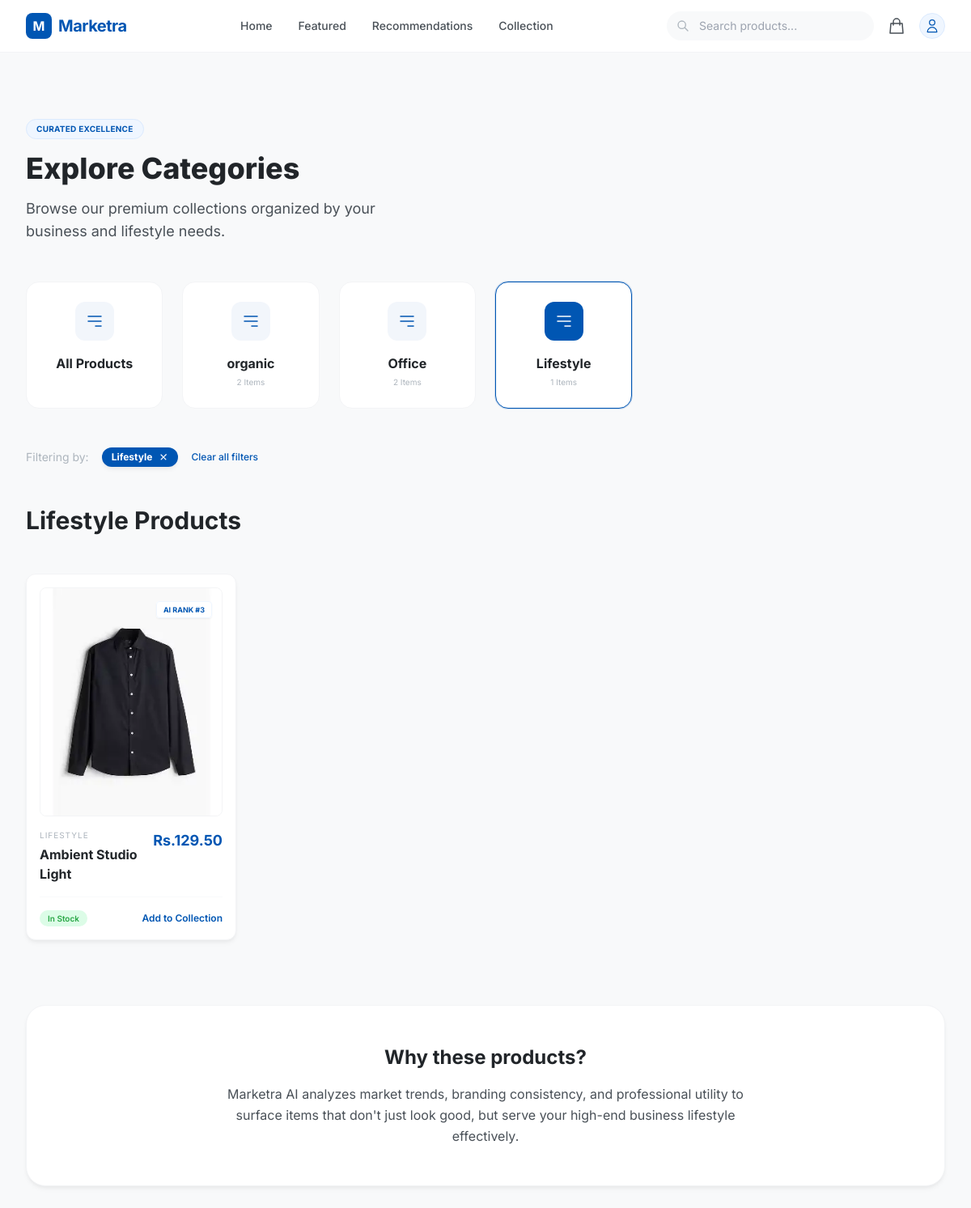
/featured/?category=3 (signed in), run on the app's committed database.
### marketra/models.py (models this page shows, shortened)
class Category(models.Model):
    name = models.CharField(max_length=100)
    slug = models.SlugField(unique=True)
    description = models.TextField(blank=True)
    class Meta:
        verbose_name_plural = "Categories"

class Product(models.Model):
    name = models.CharField(max_length=200)
    category = models.ForeignKey(Category, on_delete=models.CASCADE, related_name='products', null=True, blank=True)
    price = models.DecimalField(max_digits=10, decimal_places=2)
    description = models.TextField(blank=True)
    stock_status = models.CharField(max_length=50, default='In Stock')
    ai_rank = models.IntegerField(default=0)
    is_featured = models.BooleanField(default=False)
    created_at = models.DateTimeField(auto_now_add=True)
    image_url = models.URLField(blank=True, null=True)
    image = models.ImageField(upload_to='products/', blank=True, null=True)

### marketra/views.py (the view)
# urls.py: path('featured/', views.featured_view, name='featured'),
def featured_view(request):
    categories = Category.objects.all()
    selected_category_id = request.GET.get('category')
    selected_category = None
    if selected_category_id:
        selected_category = get_object_or_404(Category, id=selected_category_id)
        featured_products = Product.objects.filter(category=selected_category).order_by('ai_rank')
    else:
        featured_products = Product.objects.filter(is_featured=True).order_by('ai_rank')
        if not featured_products.exists():
            featured_products = Product.objects.all().order_by('ai_rank')[:12]
    collection_ids = request.session.get('collection', [])
    context = {
        'categories': categories,
        'featured_products': featured_products,
        'selected_category': selected_category,
        'collection_count': len(collection_ids),
        'collection_ids': collection_ids,
    }
    return render(request, 'marketra/featured.html', context)

### marketra/templates/marketra/featured.html (shortened to what this page needs)
{% extends 'marketra/base.html' %}
{% load static %}
{% block content %}
<section class="section-grey min-h-screen py-20">
    <div class="max-w-7xl mx-auto px-4 sm:px-6 lg:px-8">
        <div class="flex flex-col md:flex-row justify-between items-end mb-12">
            <div>
                <span class="inline-block py-1 px-3 rounded-full bg-blue-50 text-primary text-[10px] font-bold mb-4 tracking-wide uppercase border border-blue-100">
                    Curated Excellence
                </span>
                <h2 class="text-4xl font-extrabold mb-4">Explore Categories</h2>
                <p class="text-text-medium max-w-lg text-lg">
                    Browse our premium collections organized by your business and lifestyle needs.
                </p>
            </div>
        </div>
        <div class="grid grid-cols-2 md:grid-cols-4 lg:grid-cols-6 gap-6 mb-12">
            <a href="{% url 'marketra:featured' %}"
                class="group relative overflow-hidden rounded-2xl bg-white p-6 text-center border {% if not selected_category %}border-primary ring-1 ring-primary/20 bg-primary/5{% else %}border-gray-100{% endif %} hover:border-primary/20 hover:shadow-soft transition-all duration-300">
                <div class="mb-4 mx-auto w-12 h-12 {% if not selected_category %}bg-primary text-white{% else %}bg-primary/5 text-primary{% endif %} rounded-xl flex items-center justify-center group-hover:bg-primary group-hover:text-white transition-colors duration-300">
                    <svg class="w-6 h-6" fill="none" stroke="currentColor" viewBox="0 0 24 24">
                        <path stroke-linecap="round" stroke-linejoin="round" stroke-width="1.5" d="M4 6h16M4 12h16m-7 6h7"></path>
                    </svg>
                </div>
                <h3 class="font-bold text-text-dark group-hover:text-primary transition-colors">All Products</h3>
            </a>
            {% for category in categories %}
            <a href="?category={{ category.id }}#product-section"
                class="group relative overflow-hidden rounded-2xl bg-white p-6 text-center border {% if selected_category.id == category.id %}border-primary ring-1 ring-primary/20 bg-primary/5{% else %}border-gray-100{% endif %} hover:border-primary/20 hover:shadow-soft transition-all duration-300">
                <div class="mb-4 mx-auto w-12 h-12 {% if selected_category.id == category.id %}bg-primary text-white{% else %}bg-primary/5 text-primary{% endif %} rounded-xl flex items-center justify-center group-hover:bg-primary group-hover:text-white transition-colors duration-300">
                    <svg class="w-6 h-6" fill="none" stroke="currentColor" viewBox="0 0 24 24">
                        <path stroke-linecap="round" stroke-linejoin="round" stroke-width="1.5" d="M4 6h16M4 12h16m-7 6h7"></path>
                    </svg>
                </div>
                <h3 class="font-bold text-text-dark group-hover:text-primary transition-colors">{{ category.name }}</h3>
                <p class="text-[10px] text-text-muted mt-1">{{ category.products.count }} Items</p>
            </a>
            {% endfor %}
        </div>
        {% if selected_category %}
        <div id="product-section" class="flex items-center space-x-4 mb-12 animate-fade-in scroll-mt-24">
            <span class="text-sm text-text-muted">Filtering by:</span>
            <span class="px-3 py-1 bg-primary text-white text-xs font-bold rounded-full flex items-center shadow-soft">
                {{ selected_category.name }}
                <a href="{% url 'marketra:featured' %}" class="ml-2 hover:text-white/80">
                </a>
            </span>
            <a href="{% url 'marketra:featured' %}" class="text-xs text-primary hover:underline font-medium">Clear all filters</a>
        </div>
        {% else %}
        <div id="product-section" class="scroll-mt-24"></div>
        {% endif %}
        <div class="flex flex-col md:flex-row justify-between items-end mb-12">
            <h2 class="text-3xl font-bold">
                {% if selected_category %}{{ selected_category.name }} Products{% else %}Featured Products{% endif %}
            </h2>
        </div>
        <div class="grid grid-cols-1 sm:grid-cols-2 lg:grid-cols-4 gap-8">
            {% for product in featured_products %}
            <div class="card group hover:scale-[1.02] transition-all duration-300 relative bg-white p-4 rounded-xl border border-gray-100">
                <a href="{% url 'marketra:product_detail' product.pk %}" class="block hover:no-underline">
                    <div class="aspect-[4/5] bg-gray-50 rounded-lg mb-4 flex items-center justify-center overflow-hidden border-thin border-gray-100 relative">
                        {% if product.image %}
                        <img src="{{ product.image.url }}" alt="{{ product.name }}" class="w-full h-full object-cover transition-transform duration-500 group-hover:scale-110">
                        {% elif product.image_url %}
                        <img src="{{ product.image_url }}" alt="{{ product.name }}" class="w-full h-full object-cover transition-transform duration-500 group-hover:scale-110">
                        {% else %}
                        <span class="text-gray-300 font-medium text-xs">Product Image</span>
                        {% endif %}
                        <div class="absolute top-3 right-3">
                            <span class="bg-white/90 backdrop-blur-md text-primary text-[9px] font-bold px-2 py-1 rounded shadow-sm border border-blue-50">
                                AI RANK #{{ product.ai_rank }}
                            </span>
                        </div>
                    </div>
                    <div class="flex justify-between items-start mb-2">
                        <div>
                            <span class="text-[10px] text-text-muted uppercase tracking-widest mb-1 block">
                                {{ product.category.name|default:"Uncategorized" }}
                            </span>
                            <h3 class="text-base font-bold text-text-dark group-hover:text-primary transition-colors">
                                {{ product.name }}
                            </h3>
                        </div>
                        <span class="text-primary font-bold text-lg">Rs.{{ product.price }}</span>
                    </div>
                </a>
                <div class="flex items-center justify-between mt-4 pt-4 border-t border-gray-50">
                    <span class="badge-success text-[10px]">{{ product.stock_status }}</span>
                    <button onclick="addToCollection({{ product.pk }}, this)"
                            class="text-xs font-semibold hover:underline flex items-center {% if product.id in collection_ids %}text-success{% else %}text-primary{% endif %}" {% if product.id in collection_ids %}disabled{% endif %}>
                        {% if product.id in collection_ids %}
                        Added to Collection
                        {% else %}
                        Add to Collection
                        {% endif %}
                    </button>
                </div>
            </div>
            {% empty %}
            <div class="col-span-full py-20 text-center">
                <p class="text-text-muted text-lg">No products found.</p>
            </div>
            {% endfor %}
        </div>
        <div class="mt-20 p-12 bg-white rounded-3xl border border-gray-100 shadow-soft text-center">
            <h3 class="text-2xl font-bold mb-4">Why these products?</h3>
            <p class="text-text-medium max-w-2xl mx-auto leading-relaxed">
                Marketra AI analyzes market trends, branding consistency, and professional utility to surface items that
                don't just look good, but serve your high-end business lifestyle effectively.
            </p>
        </div>
    </div>
</section>
{% endblock %}

### data on the page
Category: name "organic", products.count "2"
Category: name "Office", products.count "2"
Category: name "Lifestyle", products.count "1"
Product: image (picture), ai_rank "3", category.name "LIFESTYLE", name "Ambient Studio Light", price "129.50", stock_status "In Stock", shows "Add to Collection"
